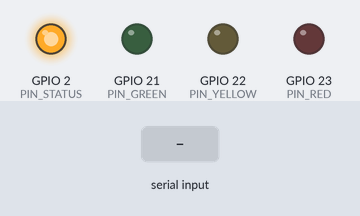
Simulated run of this sketch. Board: ESP32. On the bench: output pins drawn as LEDs (lit = HIGH). The inputs (shaded band) are chosen by the test bench. WiFi joins after 1.5 s; servers stay silent unless stated; uploads are accepted with an empty reply; what the sketch prints to the serial monitor is not drawn.

Above: at 3.2 s.
3.3 s: "red\n" received over Serial
At 3.6 s:
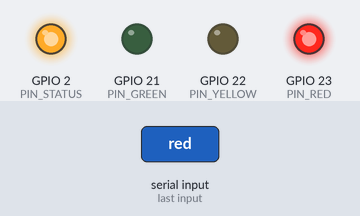
4.8 s: "yellow\n" received over Serial
At 6.1 s:
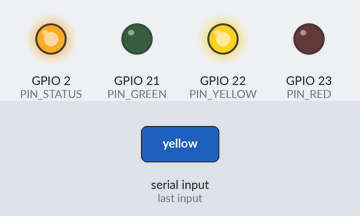
6.4 s: "green\n" received over Serial
At 7.3 s:
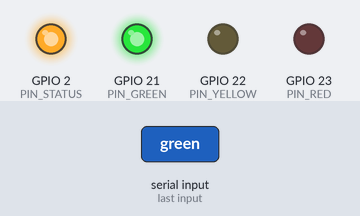
Timing chart, 0 to 9.4 s (numbered marks = the images above; inputs shaded):
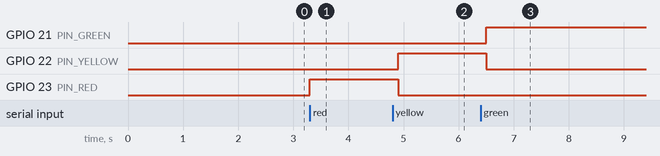

The sketch:

lumin_esp32.ino
```cpp
//
// Wiring:
//   GPIO 23 → RED    LED (+ 220Ω → GND)
//   GPIO 22 → YELLOW LED (+ 220Ω → GND)
//   GPIO 21 → GREEN  LED (+ 220Ω → GND)
//   GPIO 2  → Onboard status LED
// ═══════════════════════════════════════════════════════════

#include <WiFi.h>
#include <HTTPClient.h>
#include <ArduinoJson.h>

// ──────────────────────────────────────────────────────────
// CONFIGURATION
// ──────────────────────────────────────────────────────────
const char* WIFI_SSID     = "Chichi";
const char* WIFI_PASSWORD = "12345678";
const char* SUPABASE_URL  = "https://xjyvtiudpgpnmwbjxaux.supabase.co";
const char* SUPABASE_KEY  = "sb_publishable_Vx33MOF0kKgpHCI2h9IVPQ_cj_bpIlx";
const char* DEVICE_ID     = "ESP32_TL_001";

// ──────────────────────────────────────────────────────────
// PINS
// ──────────────────────────────────────────────────────────
#define PIN_RED     23
#define PIN_YELLOW  22
#define PIN_GREEN   21
#define PIN_STATUS  2

// ──────────────────────────────────────────────────────────
// DURATIONS (seconds) — fixed, not fetched from DB
// ──────────────────────────────────────────────────────────
#define DUR_RED     15
#define DUR_YELLOW   5
#define DUR_GREEN   10

// ──────────────────────────────────────────────────────────
// INTERVALS (milliseconds)
// ──────────────────────────────────────────────────────────
#define INTERVAL_FETCH        500    // Read config from DB (enable/mode/manual)
#define INTERVAL_COUNTDOWN   1000    // 1-second tick
#define INTERVAL_HEARTBEAT  10000    // Device heartbeat
/* INTERVAL_STATUS removed */
#define INTERVAL_WIFI_RETRY  4000    // WiFi reconnect attempt
#define HTTP_TIMEOUT          800    // HTTP request timeout ms (reduced from 2000)

// ──────────────────────────────────────────────────────────
// LIGHT ENUM
// ──────────────────────────────────────────────────────────
enum LightState { LIGHT_OFF, LIGHT_RED, LIGHT_YELLOW, LIGHT_GREEN };

LightState strToLight(const String& s) {
  if (s == "red")    return LIGHT_RED;
  if (s == "yellow") return LIGHT_YELLOW;
  if (s == "green")  return LIGHT_GREEN;
  return LIGHT_OFF;
}

String lightToStr(LightState l) {
  switch (l) {
    case LIGHT_RED:    return "red";
    case LIGHT_YELLOW: return "yellow";
    case LIGHT_GREEN:  return "green";
    default:           return "off";
  }
}

int durations[] = {0, DUR_RED, DUR_YELLOW, DUR_GREEN};

int durationFor(LightState l) {
  return durations[l];
}

// ──────────────────────────────────────────────────────────
// DEVICE STATE
// ──────────────────────────────────────────────────────────
LightState currentLight  = LIGHT_OFF;
int        remaining     = 0;      // authoritative countdown — ESP32 owns this
bool       enabled       = false;
String     mode          = "auto";
String     manualLight   = "red";

// Config change detection (previous values)
bool   prev_enabled     = false;
String prev_mode        = "auto";
String prev_manualLight = "red";

bool   wifiOK     = false;
bool   supabaseOK = false;

// Timers
unsigned long tFetch     = 0;
unsigned long tCountdown = 0;
unsigned long tHeartbeat = 0;
/* tStatus removed */
unsigned long tWifiRetry = 0;

// ──────────────────────────────────────────────────────────
// HTTP HELPERS
// ──────────────────────────────────────────────────────────
void addAuthHeaders(HTTPClient& http) {
  http.addHeader("apikey",        SUPABASE_KEY);
  http.addHeader("Authorization", String("Bearer ") + SUPABASE_KEY);
  http.addHeader("Content-Type",  "application/json");
  http.addHeader("Prefer",        "return=minimal");
  http.setTimeout(HTTP_TIMEOUT);
}

String httpGET(const String& url) {
  HTTPClient http;
  http.begin(url);
  http.addHeader("apikey",        SUPABASE_KEY);
  http.addHeader("Authorization", String("Bearer ") + SUPABASE_KEY);
  http.setTimeout(HTTP_TIMEOUT);
  int code = http.GET();
  String body = (code > 0) ? http.getString() : "";
  supabaseOK = (code > 0);
  if (code < 0) Serial.printf("[HTTP GET] %s\n", http.errorToString(code).c_str());
  http.end();
  return body;
}

int httpPATCH(const String& url, const String& body) {
  HTTPClient http;
  http.begin(url);
  addAuthHeaders(http);
  int code = http.PATCH(body);
  if (code < 0) Serial.printf("[HTTP PATCH] %s\n", http.errorToString(code).c_str());
  http.end();
  return code;
}

int httpPOST(const String& url, const String& body) {
  HTTPClient http;
  http.begin(url);
  addAuthHeaders(http);
  int code = http.POST(body);
  if (code < 0) Serial.printf("[HTTP POST] %s\n", http.errorToString(code).c_str());
  http.end();
  return code;
}

// ──────────────────────────────────────────────────────────
// HARDWARE
// ──────────────────────────────────────────────────────────
void allLightsOff() {
  digitalWrite(PIN_RED,    LOW);
  digitalWrite(PIN_YELLOW, LOW);
  digitalWrite(PIN_GREEN,  LOW);
}

void applyHardware(LightState l) {
  allLightsOff();
  switch (l) {
    case LIGHT_RED:    digitalWrite(PIN_RED,    HIGH); break;
    case LIGHT_YELLOW: digitalWrite(PIN_YELLOW, HIGH); break;
    case LIGHT_GREEN:  digitalWrite(PIN_GREEN,  HIGH); break;
    default: break;
  }
}

// ──────────────────────────────────────────────────────────
// SET LIGHT — always executes (no guard), ESP32 is authority
// ──────────────────────────────────────────────────────────
void setLight(LightState l) {
  String prev = lightToStr(currentLight);
  currentLight = l;
  remaining    = durationFor(l);

  applyHardware(l);

  String cur = lightToStr(l);
  String curUpper = cur; curUpper.toUpperCase();
  Serial.printf("[LIGHT] %s → %s (%ds)\n", prev.c_str(), curUpper.c_str(), remaining);

  // Write new light state to DB immediately — no throttle
  pushStateToDB();
  logLightChange(cur);
}

// ──────────────────────────────────────────────────────────
// AUTO CYCLE: red → green → yellow → red
// ──────────────────────────────────────────────────────────
void autoStep() {
  switch (currentLight) {
    case LIGHT_RED:    setLight(LIGHT_GREEN);  break;
    case LIGHT_GREEN:  setLight(LIGHT_YELLOW); break;
    case LIGHT_YELLOW: setLight(LIGHT_RED);    break;
    default:           setLight(LIGHT_RED);    break;
  }
}

// ──────────────────────────────────────────────────────────
// PUSH STATE TO DB — ESP32 writes, dashboard reads
// This is ONLY function that writes remaining_time.
// remaining_time is never read back from DB by the ESP32.
// Rate limited to prevent congestion.
// ──────────────────────────────────────────────────────────
void pushStateToDB() {
  if (!wifiOK) return;

  static unsigned long lastWrite = 0;
  unsigned long now = millis();
  if (now - lastWrite < 100) return; // Reduced to 1s for dashboard sync
  lastWrite = now;

  String url  = String(SUPABASE_URL) + "/rest/v1/device_config?device_id=eq." + DEVICE_ID;
  String body = "{\"current_light\":\"" + lightToStr(currentLight)
    + "\",\"remaining_time\":" + String(remaining)
    + ",\"enabled\":"          + (enabled ? "true" : "false")
    + ",\"mode\":\""           + mode + "\""
    + "}";
  httpPATCH(url, body);
}

// ──────────────────────────────────────────────────────────
// LOG LIGHT CHANGE
// ──────────────────────────────────────────────────────────
void logLightChange(const String& light) {
  if (!wifiOK) return;
  String url  = String(SUPABASE_URL) + "/rest/v1/traffic_log";
  String body = "{\"device_id\":\"" + String(DEVICE_ID)
    + "\",\"light\":\""  + light
    + "\",\"mode\":\""   + mode
    + "\",\"source\":\"device\"}";
  httpPOST(url, body);
}

// ──────────────────────────────────────────────────────────
// HEARTBEAT
// ──────────────────────────────────────────────────────────
void sendHeartbeat() {
  if (!wifiOK) return;
  String url  = String(SUPABASE_URL) + "/rest/v1/devices?device_id=eq." + DEVICE_ID;
  int code = httpPATCH(url, "{\"online\":true}");
  if (code == 200 || code == 204) Serial.println("[HEARTBEAT] OK");
}

// ──────────────────────────────────────────────────────────
// FETCH CONFIG — reads ONLY control fields, never remaining_time
// The ESP32 is the time authority. It writes remaining_time,
// it does NOT read it back to apply to its own countdown.
// ──────────────────────────────────────────────────────────
void fetchConfig() {
  if (!wifiOK) return;

  // Only fetch fields that the DASHBOARD can change
  String url = String(SUPABASE_URL)
    + "/rest/v1/device_config?device_id=eq." + DEVICE_ID
    + "&select=enabled,mode,manual_light";

  String resp = httpGET(url);
  if (resp.isEmpty()) return;

  DynamicJsonDocument doc(256);
  if (deserializeJson(doc, resp) || !doc.is<JsonArray>() || doc.size() == 0) return;

  JsonObject obj = doc[0];
  bool   new_enabled     = obj["enabled"]      | false;
  String new_mode        = obj["mode"]          | "auto";
  String new_manualLight = obj["manual_light"]  | "red";

  // ── Detect enabled/disabled change ──────────────────────
  if (new_enabled != prev_enabled) {
    prev_enabled = new_enabled;
    enabled = new_enabled;
    Serial.printf("[CONFIG] enabled changed → %s\n", enabled ? "true" : "false");

    if (!enabled) {
      // System turned OFF
      allLightsOff();
      currentLight = LIGHT_OFF;
      remaining    = 0;
      pushStateToDB();
    } else {
      // System turned ON — start from appropriate light
      if (new_mode == "manual") {
        setLight(strToLight(new_manualLight));
      } else {
        setLight(LIGHT_RED);
      }
    }
    prev_mode        = new_mode;
    prev_manualLight = new_manualLight;
    mode             = new_mode;
    manualLight      = new_manualLight;
    return;
  }

  // ── System is OFF — nothing else to do ──────────────────
  if (!enabled) return;

  // ── Detect mode change ───────────────────────────────────
  if (new_mode != prev_mode) {
    prev_mode = new_mode;
    mode      = new_mode;
    Serial.printf("[CONFIG] mode changed → %s\n", mode.c_str());

    if (mode == "manual") {
      manualLight      = new_manualLight;
      prev_manualLight = new_manualLight;
      setLight(strToLight(manualLight));
    } else {
      // Switched back to auto — restart from red
      setLight(LIGHT_RED);
    }
    return;
  }

  // ── Detect manual light change ───────────────────────────
  if (mode == "manual" && new_manualLight != prev_manualLight) {
    prev_manualLight = new_manualLight;
    manualLight      = new_manualLight;
    Serial.printf("[CONFIG] manual_light changed → %s\n", manualLight.c_str());
    setLight(strToLight(manualLight));
    return;
  }
}

// ──────────────────────────────────────────────────────────
// COUNTDOWN TICK — single 1-second clock
// Writes to DB via pushStateToDB() which has its own rate limit.
// Serial output provides real-time sync to dashboard.
// ──────────────────────────────────────────────────────────
void tickCountdown() {
  if (!enabled || currentLight == LIGHT_OFF) return;

  if (remaining > 0) {
    remaining--;
  }

  // Push to DB (rate limited inside pushStateToDB)
  pushStateToDB();

  // Serial output for dashboard serial sync (real-time)
  Serial.printf("[TICK] light=%s remaining=%d mode=%s\n",
    lightToStr(currentLight).c_str(), remaining, mode.c_str());

  // Auto-advance when time runs out
  if (mode == "auto" && remaining <= 0) {
    autoStep();
  }
}

// ──────────────────────────────────────────────────────────
// SERIAL COMMAND HANDLER
// ──────────────────────────────────────────────────────────
void handleSerial(const String& raw) {
  String cmd = raw; cmd.trim(); cmd.toUpperCase();
  Serial.printf("[CMD] %s\n", cmd.c_str());

  if (cmd == "ENABLE") {
    enabled = true; prev_enabled = true;
    setLight(LIGHT_RED);

  } else if (cmd == "DISABLE") {
    enabled = false; prev_enabled = false;
    allLightsOff();
    currentLight = LIGHT_OFF; remaining = 0;
    pushStateToDB();

  } else if (cmd == "AUTO") {
    mode = "auto"; prev_mode = "auto";
    setLight(LIGHT_RED);

  } else if (cmd == "RED") {
    mode = "manual"; manualLight = "red";
    prev_mode = "manual"; prev_manualLight = "red";
    setLight(LIGHT_RED);

  } else if (cmd == "YELLOW") {
    mode = "manual"; manualLight = "yellow";
    prev_mode = "manual"; prev_manualLight = "yellow";
    setLight(LIGHT_YELLOW);

  } else if (cmd == "GREEN") {
    mode = "manual"; manualLight = "green";
    prev_mode = "manual"; prev_manualLight = "green";
    setLight(LIGHT_GREEN);

  } else if (cmd == "STATUS") {
    Serial.printf("[STATUS] light=%s rem=%d mode=%s wifi=%s\n", lightToStr(currentLight).c_str(), remaining, mode.c_str(), wifiOK?"OK":"NO");

  } else {
    Serial.println("[CMD] Valid: ENABLE/DISABLE/AUTO/RED/YELLOW/GREEN/STATUS");
  }
}

// ──────────────────────────────────────────────────────────
// STATUS PRINT
// ──────────────────────────────────────────────────────────
void printStatus() {
  Serial.printf(
    "\n┌─────────────── STATUS ───────────────┐\n"
    "│ WiFi:    %-6s  Supabase: %-6s    │\n"
    "│ Enabled: %-5s   Mode:     %-8s │\n"
    "│ Light:   %-6s  Remaining: %-4ds   │\n"
    "│ Durations: R=%ds  Y=%ds  G=%ds      │\n"
    "└──────────────────────────────────────┘\n",
    wifiOK ? "OK" : "FAIL",
    supabaseOK ? "OK" : "FAIL",
    enabled ? "YES" : "NO",
    mode.c_str(),
    lightToStr(currentLight).c_str(),
    remaining,
    DUR_RED, DUR_YELLOW, DUR_GREEN
  );
}

// ──────────────────────────────────────────────────────────
// WIFI
// ──────────────────────────────────────────────────────────
void connectWiFi() {
  Serial.printf("[WIFI] Connecting to %s", WIFI_SSID);
  WiFi.mode(WIFI_STA);
  WiFi.begin(WIFI_SSID, WIFI_PASSWORD);
  unsigned long start = millis();
  while (WiFi.status() != WL_CONNECTED && millis() - start < 12000) {
    delay(200); Serial.print(".");
  }
  if (WiFi.status() == WL_CONNECTED) {
    wifiOK = true;
    digitalWrite(PIN_STATUS, HIGH);
    Serial.printf(" OK — IP: %s\n", WiFi.localIP().toString().c_str());
  } else {
    wifiOK = false;
    Serial.println(" FAILED");
  }
}

void maintainWiFi() {
  if (WiFi.status() == WL_CONNECTED) {
    if (!wifiOK) {
      wifiOK = true;
      digitalWrite(PIN_STATUS, HIGH);
      Serial.println("[WIFI] Reconnected");
      sendHeartbeat();
    }
    return;
  }
  if (wifiOK) {
    wifiOK = false;
    digitalWrite(PIN_STATUS, LOW);
    Serial.println("[WIFI] Lost connection");
  }
  unsigned long now = millis();
  if (now - tWifiRetry >= INTERVAL_WIFI_RETRY) {
    tWifiRetry = now;
    WiFi.disconnect();
    WiFi.begin(WIFI_SSID, WIFI_PASSWORD);
    Serial.println("[WIFI] Retrying...");
  }
}

// ──────────────────────────────────────────────────────────
// SETUP
// ──────────────────────────────────────────────────────────
void setup() {
  Serial.begin(115200);
  while (!Serial && millis() < 2000) {}

  Serial.println();
  Serial.println("╔══════════════════════════════════════╗");
  Serial.println("║   LUMIN Traffic Controller v4.0      ║");
  Serial.println("║   Timing-accurate, delay-free         ║");
  Serial.println("╚══════════════════════════════════════╝");
  Serial.printf("[CONFIG] R=%ds  Y=%ds  G=%ds\n", DUR_RED, DUR_YELLOW, DUR_GREEN);

  pinMode(PIN_RED,    OUTPUT);
  pinMode(PIN_YELLOW, OUTPUT);
  pinMode(PIN_GREEN,  OUTPUT);
  pinMode(PIN_STATUS, OUTPUT);
  allLightsOff();

  connectWiFi();

  if (wifiOK) {
    sendHeartbeat();
    // Read initial config from DB (enabled flag, mode, manual_light)
    fetchConfig();
  }

  Serial.println("[BOOT] Ready — loop starting");
}

// ──────────────────────────────────────────────────────────
// LOOP — entirely millis()-based, zero blocking delay()
// ──────────────────────────────────────────────────────────
void loop() {
  unsigned long now = millis();

  // Serial commands
  if (Serial.available()) {
    String cmd = Serial.readStringUntil('\n');
    handleSerial(cmd);
  }

  // WiFi watchdog
  maintainWiFi();

  // Fetch config (enable/mode/manual changes from dashboard)
  if (now - tFetch >= INTERVAL_FETCH) {
    tFetch = now;
    fetchConfig();
  }

  // 1-second countdown tick — this drives ALL timing
  if (now - tCountdown >= INTERVAL_COUNTDOWN) {
    tCountdown = now;
    tickCountdown();
  }

  // Heartbeat
  if (now - tHeartbeat >= INTERVAL_HEARTBEAT) {
    tHeartbeat = now;
    sendHeartbeat();
  }

  /* Status print removed - only tick status */
}
```

Measured:
- after the input at 3.3 s, GPIO 23 (PIN_RED): LOW → HIGH at once
- after the input at 4.8 s, GPIO 22 (PIN_YELLOW): LOW → HIGH after 0.10 s; GPIO 23 (PIN_RED): HIGH → LOW after 0.10 s
- after the input at 6.4 s, GPIO 21 (PIN_GREEN): LOW → HIGH after 0.10 s; GPIO 22 (PIN_YELLOW): HIGH → LOW after 0.10 s
